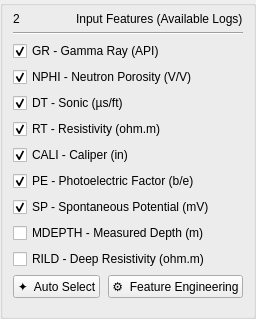
          <widget class="QGroupBox" name="grpInputFeatures">
           <property name="title"><string></string></property>
           <property name="minimumWidth"><number>230</number></property>
           <layout class="QVBoxLayout" name="s2VL">
            <property name="spacing"><number>6</number></property>
            <property name="leftMargin">
      <number>10</number>
     </property>
     <property name="topMargin">
      <number>6</number>
     </property>
     <property name="rightMargin">
      <number>10</number>
     </property>
     <property name="bottomMargin">
      <number>8</number>
     </property>
            <!-- Header -->
            <item>
             <layout class="QHBoxLayout" name="s2TitleHL">
              <property name="spacing"><number>6</number></property>
              <item>
               <widget class="QLabel" name="sec2Num">
                <property name="objectName"><string>secNum</string></property>
                <property name="text"><string>2</string></property>
               </widget>
              </item>
              <item>
               <widget class="QLabel" name="sec2Title">
                <property name="objectName"><string>secTitle</string></property>
                <property name="text"><string>Input Features (Available Logs)</string></property>
               </widget>
              </item>
             </layout>
            </item>
            <item><widget class="QFrame" name="s2Div"><property name="frameShape"><enum>QFrame::HLine</enum></property><property name="frameShadow"><enum>QFrame::Sunken</enum></property></widget></item>
            <!-- Checkboxes -->
            <item>
             <widget class="QCheckBox" name="chkGR">
              <property name="text"><string>GR - Gamma Ray (API)</string></property>
              <property name="checked"><bool>true</bool></property>
             </widget>
            </item>
            <item>
             <widget class="QCheckBox" name="chkNPHI">
              <property name="text"><string>NPHI - Neutron Porosity (V/V)</string></property>
              <property name="checked"><bool>true</bool></property>
             </widget>
            </item>
            <item>
             <widget class="QCheckBox" name="chkDT">
              <property name="text"><string>DT - Sonic (µs/ft)</string></property>
              <property name="checked"><bool>true</bool></property>
             </widget>
            </item>
            <item>
             <widget class="QCheckBox" name="chkRT">
              <property name="text"><string>RT - Resistivity (ohm.m)</string></property>
              <property name="checked"><bool>true</bool></property>
             </widget>
            </item>
            <item>
             <widget class="QCheckBox" name="chkCALI">
              <property name="text"><string>CALI - Caliper (in)</string></property>
              <property name="checked"><bool>true</bool></property>
             </widget>
            </item>
            <item>
             <widget class="QCheckBox" name="chkPE">
              <property name="text"><string>PE - Photoelectric Factor (b/e)</string></property>
              <property name="checked"><bool>true</bool></property>
             </widget>
            </item>
            <item>
             <widget class="QCheckBox" name="chkSP">
              <property name="text"><string>SP - Spontaneous Potential (mV)</string></property>
              <property name="checked"><bool>true</bool></property>
             </widget>
            </item>
            <item>
             <widget class="QCheckBox" name="chkMDEPTH">
              <property name="text"><string>MDEPTH - Measured Depth (m)</string></property>
              <property name="checked"><bool>false</bool></property>
             </widget>
            </item>
            <item>
             <widget class="QCheckBox" name="chkDELR">
              <property name="text"><string>RILD - Deep Resistivity (ohm.m)</string></property>
              <property name="checked"><bool>false</bool></property>
             </widget>
            </item>
            <!-- Action buttons -->
            <item>
             <layout class="QHBoxLayout" name="s2BtnHL">
              <property name="spacing"><number>8</number></property>
              <item>
               <widget class="QPushButton" name="btnAutoSelect">
                <property name="objectName"><string>btnAutoSel</string></property>
                <property name="text"><string>✦  Auto Select</string></property>
               </widget>
              </item>
              <item>
               <widget class="QPushButton" name="btnFeatureEng">
                <property name="objectName"><string>btnFeatEng</string></property>
                <property name="text"><string>⚙  Feature Engineering</string></property>
               </widget>
              </item>
             </layout>
            </item>
            <item>
             <spacer>
              <property name="orientation"><enum>Qt::Vertical</enum></property>
              <property name="sizeHint" stdset="0"><size><width>20</width><height>10</height></size></property>
             </spacer>
            </item>
           </layout>
          </widget>
